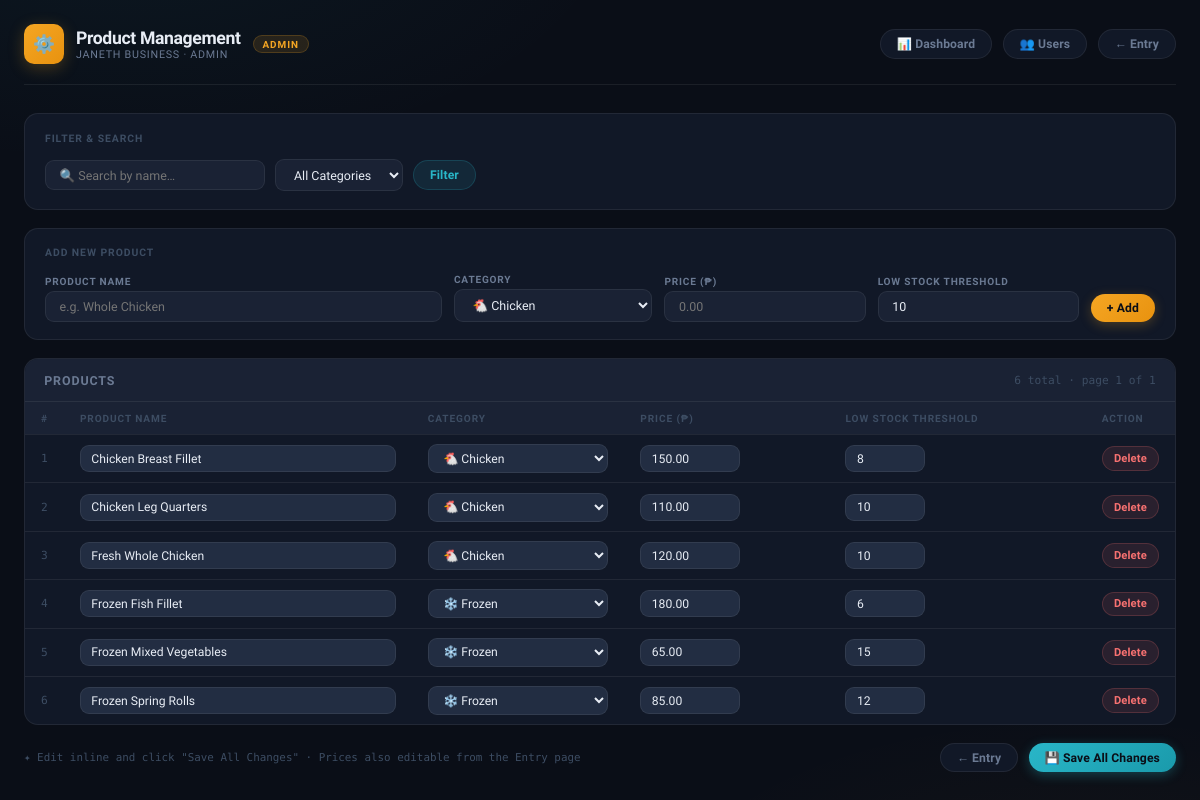
Screenshot of /frontend/admin/products.php (signed in) with the database file from the repository.
### tables this page shows
CREATE TABLE IF NOT EXISTS products (
    id INT AUTO_INCREMENT PRIMARY KEY,
    name VARCHAR(100) NOT NULL,
    category ENUM('Chicken', 'Frozen') NOT NULL DEFAULT 'Chicken',
    selling_price DECIMAL(10,2) DEFAULT 0,
    low_stock_threshold INT DEFAULT 10,
    visible_input TINYINT(1) DEFAULT 1,
    visible_dashboard TINYINT(1) DEFAULT 1,
    is_deleted TINYINT(1) DEFAULT 0,
    deleted_at DATETIME DEFAULT NULL,
    created_at TIMESTAMP DEFAULT CURRENT_TIMESTAMP
);

### frontend/admin/products.php (the view, shortened to what this page needs)
<?php
require_once 'db.php';
$page   = max(1, intval($_GET['page'] ?? 1));
$search = $_GET['search'] ?? '';
$catF   = $_GET['category'] ?? 'all';
$limit  = 20; $offset = ($page-1)*$limit;
$where  = "is_deleted=0 AND name LIKE :s" . ($catF!=='all'?" AND category=:c":"");
$stmt   = $pdo->prepare("SELECT * FROM products WHERE $where ORDER BY category,name LIMIT :l OFFSET :o");
$stmt->bindValue(':s', "%$search%"); if ($catF!=='all') $stmt->bindValue(':c',$catF);
$stmt->bindValue(':l',$limit,PDO::PARAM_INT); $stmt->bindValue(':o',$offset,PDO::PARAM_INT);
$stmt->execute(); $products = $stmt->fetchAll();
$cntStmt = $pdo->prepare("SELECT COUNT(*) FROM products WHERE $where");
$cntStmt->bindValue(':s',"%$search%"); if ($catF!=='all') $cntStmt->bindValue(':c',$catF);
$cntStmt->execute(); $total=$cntStmt->fetchColumn(); $totPages=ceil($total/$limit);
?>
<!DOCTYPE html>
<html lang="en">
<head>
</head>
<body>
<div class="container">
<div class="header">
    <div class="logo">
        <div class="logo-icon">⚙️</div>
        <div class="logo-text">
            <span class="logo-title">Product Management</span>
            <span class="logo-sub">Janeth Business · Admin</span>
        </div>
        <span class="admin-badge">Admin</span>
    </div>
    <div style="display:flex;gap:.65rem;flex-wrap:wrap;align-items:center">
        <a href="janeth-dashboard.php" class="btn btn-ghost">📊 Dashboard</a>
        <a href="users.php" class="btn btn-ghost">👥 Users</a>
        <a href="janeth-input.php" class="btn btn-ghost">← Entry</a>
    </div>
</div>
<div class="panel">
    <div class="panel-title">Filter & Search</div>
    <form method="GET" class="toolbar">
        <div class="toolbar-l">
            <input type="text" name="search" placeholder="🔍 Search by name…" value="<?= htmlspecialchars($search) ?>" style="width:220px">
            <select name="category" onchange="this.form.submit()">
                <option value="all"     <?= $catF==='all'?'selected':'' ?>>All Categories</option>
            </select>
            <button type="submit" class="btn btn-teal">Filter</button>
        </div>
    </form>
</div>
<div class="panel">
    <div class="panel-title">Add New Product</div>
    <div class="add-grid">
        <div class="fg"><label>Product Name</label><input type="text" id="nName" placeholder="e.g. Whole Chicken"></div>
        <div class="fg"><label>Category</label>
            <select id="nCat">
                <option value="Chicken">🐔 Chicken</option>
            </select>
        </div>
        <div class="fg"><label>Price (₱)</label><input type="number" id="nPrice" placeholder="0.00" step="0.01" min="0"></div>
        <div class="fg"><label>Low Stock Threshold</label><input type="number" id="nThreshold" value="10" min="0"></div>
        <button class="btn btn-primary" id="addBtn" style="align-self:end">+ Add</button>
    </div>
</div>
<div class="table-wrap">
    <div class="table-hd-bar">
        <span class="table-title">Products</span>
        <span class="rec-count"><?= $total ?> total · page <?= $page ?> of <?= max(1,$totPages) ?></span>
    </div>
    <form method="POST" id="batchForm">
        <div class="tbl-scroll">
            <table>
                <thead><tr>
                    <th style="width:36px">#</th>
                    <th>Product Name</th>
                    <th>Category</th>
                    <th>Price (₱)</th>
                    <th>Low Stock Threshold</th>
                    <th style="width:80px">Action</th>
                </tr></thead>
                <tbody>
                <?php if (empty($products)): ?>
                    <tr class="empty-row"><td colspan="6">No products found. Add one above.</td></tr>
                <?php else: $c=($page-1)*$limit+1; foreach ($products as $p): ?>
                <tr>
                    <td class="row-num"><?= $c++ ?></td>
                    <td><input class="tbl-in" type="text" name="name[<?= $p['id'] ?>]" value="<?= htmlspecialchars($p['name']) ?>" required></td>
                    <td>
                        <select class="tbl-sel" name="category[<?= $p['id'] ?>]">
                            <option value="Chicken" <?= $p['category']==='Chicken'?'selected':'' ?>>🐔 Chicken</option>
                            <option value="Frozen"  <?= $p['category']==='Frozen' ?'selected':'' ?>>❄️ Frozen</option>
                        </select>
                    </td>
                    <td><input class="tbl-in" type="number" step="0.01" min="0" name="price[<?= $p['id'] ?>]" value="<?= $p['selling_price'] ?>" required style="width:100px;font-family:'DM Mono',monospace"></td>
                    <td><input class="tbl-in" type="number" min="0" name="threshold[<?= $p['id'] ?>]" value="<?= $p['low_stock_threshold']??10 ?>" required style="width:80px"></td>
                    <td><button type="button" class="btn btn-del" onclick="delProduct(<?= $p['id'] ?>)">Delete</button></td>
                </tr>
                <?php endforeach; endif; ?>
                </tbody>
            </table>
        </div>
    </form>
</div>
<div class="bot-bar">
    <span class="hint">✦ Edit inline and click "Save All Changes" · Prices also editable from the Entry page</span>
    <div style="display:flex;gap:.65rem;flex-wrap:wrap">
        <a href="janeth-input.php" class="btn btn-ghost">← Entry</a>
        <button type="submit" form="batchForm" class="btn btn-save">💾 Save All Changes</button>
    </div>
</div>
</div>
</body>
</html>

### rows the page displays
products: name "Chicken Breast Fillet", category+id "🐔 Chicken", selling_price "150.00", low_stock_threshold "8"
products: name "Chicken Leg Quarters", category+id "🐔 Chicken", selling_price "110.00", low_stock_threshold "10"
products: name "Fresh Whole Chicken", category+id "🐔 Chicken", selling_price "120.00", low_stock_threshold "10"
products: name "Frozen Fish Fillet", category+id "❄️ Frozen", selling_price "180.00", low_stock_threshold "6"
products: name "Frozen Mixed Vegetables", category+id "❄️ Frozen", selling_price "65.00", low_stock_threshold "15"
products: name "Frozen Spring Rolls", category+id "❄️ Frozen", selling_price "85.00", low_stock_threshold "12"

### other values shown
$total "6"
$page "1"
max(1,$totPages) "1"
